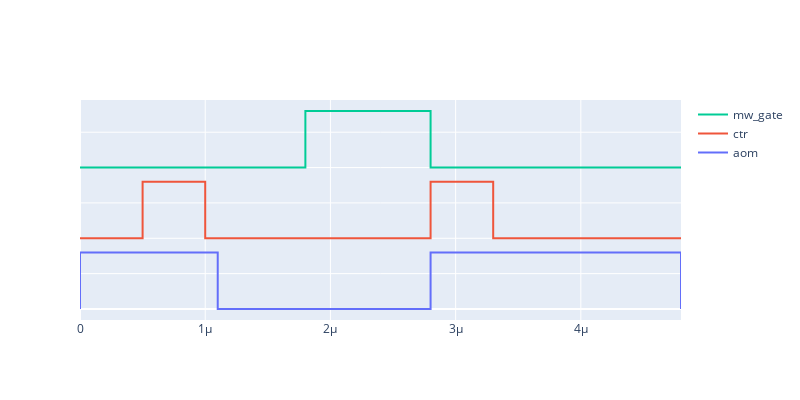

The code cell stored with this chart in its notebook:
### Markdown cell above
![alt text](pictures/pulse_sequence.jpg "Title")

### Code cell
# Let's compare to the target pulse sequence.
iplot(rabi_pulse)

### Figure 1 — Plotly figure (JSON) as saved in the notebook; plotly's stock layout.template omitted (floating-point values rounded to 4 significant figures)
{"data": [{"hoverinfo": "text", "mode": "lines", "name": "aom", "text": ["False", "0.00e+00", "True", "1.10e-06", "1.10e-06", "2.80e-06", "2.80e-06", "True", "4.80e-06", "4.80e-06", "4.80e-06"], "type": "scatter", "x": [0, 0, 5.5e-07, 1.1e-06, 1.1e-06, 2.8e-06, 2.8e-06, 3.8e-06, 4.8e-06, 4.8e-06, 4.8e-06], "y": [0, 0.8, 0.8, 0.8, 0, 0, 0.8, 0.8, 0.8, 0, 0]}, {"hoverinfo": "text", "mode": "lines", "name": "ctr", "text": ["False", "5.00e-07", "5.00e-07", "True", "1.00e-06", "1.00e-06", "2.80e-06", "2.80e-06", "True", "3.30e-06", "3.30e-06", "4.80e-06"], "type": "scatter", "x": [0, 5e-07, 5e-07, 7.5e-07, 1e-06, 1e-06, 2.8e-06, 2.8e-06, 3.05e-06, 3.3e-06, 3.3e-06, 4.8e-06], "y": [1, 1, 1.8, 1.8, 1.8, 1, 1, 1.8, 1.8, 1.8, 1, 1]}, {"hoverinfo": "text", "mode": "lines", "name": "mw_gate", "text": ["False", "1.80e-06", "1.80e-06", "True", "2.80e-06", "2.80e-06", "4.80e-06"], "type": "scatter", "x": [0, 1.8e-06, 1.8e-06, 2.3e-06, 2.8e-06, 2.8e-06, 4.8e-06], "y": [2, 2, 2.8, 2.8, 2.8, 2, 2]}], "layout": {"height": 400, "hovermode": "closest", "legend": {"traceorder": "reversed"}, "title": {"text": ""}, "width": 800, "yaxis": {"showticklabels": false}}}
